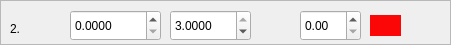
      <widget class="QFrame" name="hot2">
       <property name="geometry">
        <rect>
         <x>0</x>
         <y>104</y>
         <width>451</width>
         <height>45</height>
        </rect>
       </property>
       <property name="frameShape">
        <enum>QFrame::StyledPanel</enum>
       </property>
       <property name="frameShadow">
        <enum>QFrame::Raised</enum>
       </property>
       <widget class="QLabel" name="label_23">
        <property name="geometry">
         <rect>
          <x>10</x>
          <y>20</y>
          <width>21</width>
          <height>17</height>
         </rect>
        </property>
        <property name="text">
         <string>2.</string>
        </property>
       </widget>
       <widget class="QDoubleSpinBox" name="b2">
        <property name="geometry">
         <rect>
          <x>70</x>
          <y>10</y>
          <width>91</width>
          <height>31</height>
         </rect>
        </property>
        <property name="decimals">
         <number>4</number>
        </property>
        <property name="maximum">
         <double>3.000000000000000</double>
        </property>
        <property name="singleStep">
         <double>0.000100000000000</double>
        </property>
       </widget>
       <widget class="QDoubleSpinBox" name="e2">
        <property name="geometry">
         <rect>
          <x>170</x>
          <y>10</y>
          <width>81</width>
          <height>31</height>
         </rect>
        </property>
        <property name="decimals">
         <number>4</number>
        </property>
        <property name="maximum">
         <double>3.000000000000000</double>
        </property>
        <property name="singleStep">
         <double>0.000100000000000</double>
        </property>
        <property name="value">
         <double>3.000000000000000</double>
        </property>
       </widget>
       <widget class="QDoubleSpinBox" name="rate2">
        <property name="geometry">
         <rect>
          <x>300</x>
          <y>10</y>
          <width>61</width>
          <height>31</height>
         </rect>
        </property>
        <property name="maximum">
         <double>1.000000000000000</double>
        </property>
        <property name="singleStep">
         <double>0.010000000000000</double>
        </property>
       </widget>
       <widget class="QGraphicsView" name="ch2">
        <property name="geometry">
         <rect>
          <x>370</x>
          <y>15</y>
          <width>31</width>
          <height>21</height>
         </rect>
        </property>
        <property name="palette">
         <palette>
          <active>
           <colorrole role="WindowText">
            <brush brushstyle="SolidPattern">
             <color alpha="255">
              <red>253</red>
              <green>2</green>
              <blue>2</blue>
             </color>
            </brush>
           </colorrole>
           <colorrole role="Button">
            <brush brushstyle="SolidPattern">
             <color alpha="255">
              <red>253</red>
              <green>6</green>
              <blue>6</blue>
             </color>
            </brush>
           </colorrole>
           <colorrole role="Light">
            <brush brushstyle="SolidPattern">
             <color alpha="255">
              <red>255</red>
              <green>131</green>
              <blue>131</blue>
             </color>
            </brush>
           </colorrole>
           <colorrole role="Midlight">
            <brush brushstyle="SolidPattern">
             <color alpha="255">
              <red>254</red>
              <green>68</green>
              <blue>68</blue>
             </color>
            </brush>
           </colorrole>
           <colorrole role="Dark">
            <brush brushstyle="SolidPattern">
             <color alpha="255">
              <red>126</red>
              <green>3</green>
              <blue>3</blue>
             </color>
            </brush>
           </colorrole>
           <colorrole role="Mid">
            <brush brushstyle="SolidPattern">
             <color alpha="255">
              <red>169</red>
              <green>4</green>
              <blue>4</blue>
             </color>
            </brush>
           </colorrole>
           <colorrole role="Text">
            <brush brushstyle="SolidPattern">
             <color alpha="255">
              <red>0</red>
              <green>0</green>
              <blue>0</blue>
             </color>
            </brush>
           </colorrole>
           <colorrole role="BrightText">
            <brush brushstyle="SolidPattern">
             <color alpha="255">
              <red>255</red>
              <green>255</green>
              <blue>255</blue>
             </color>
            </brush>
           </colorrole>
           <colorrole role="ButtonText">
            <brush brushstyle="SolidPattern">
             <color alpha="255">
              <red>0</red>
              <green>0</green>
              <blue>0</blue>
             </color>
            </brush>
           </colorrole>
           <colorrole role="Base">
            <brush brushstyle="SolidPattern">
             <color alpha="255">
              <red>252</red>
              <green>7</green>
              <blue>7</blue>
             </color>
            </brush>
           </colorrole>
           <colorrole role="Window">
            <brush brushstyle="SolidPattern">
             <color alpha="255">
              <red>253</red>
              <green>6</green>
              <blue>6</blue>
             </color>
            </brush>
           </colorrole>
           <colorrole role="Shadow">
            <brush brushstyle="SolidPattern">
             <color alpha="255">
              <red>253</red>
              <green>2</green>
              <blue>2</blue>
             </color>
            </brush>
           </colorrole>
           <colorrole role="AlternateBase">
            <brush brushstyle="SolidPattern">
             <color alpha="255">
              <red>254</red>
              <green>130</green>
              <blue>130</blue>
             </color>
            </brush>
           </colorrole>
           <colorrole role="ToolTipBase">
            <brush brushstyle="SolidPattern">
             <color alpha="255">
              <red>255</red>
              <green>255</green>
              <blue>220</blue>
             </color>
            </brush>
           </colorrole>
           <colorrole role="ToolTipText">
            <brush brushstyle="SolidPattern">
             <color alpha="255">
              <red>0</red>
              <green>0</green>
              <blue>0</blue>
             </color>
            </brush>
           </colorrole>
          </active>
          <inactive>
           <colorrole role="WindowText">
            <brush brushstyle="SolidPattern">
             <color alpha="255">
              <red>253</red>
              <green>2</green>
              <blue>2</blue>
             </color>
            </brush>
           </colorrole>
           <colorrole role="Button">
            <brush brushstyle="SolidPattern">
             <color alpha="255">
              <red>253</red>
              <green>6</green>
              <blue>6</blue>
             </color>
            </brush>
           </colorrole>
           <colorrole role="Light">
            <brush brushstyle="SolidPattern">
             <color alpha="255">
              <red>255</red>
              <green>131</green>
              <blue>131</blue>
             </color>
            </brush>
           </colorrole>
           <colorrole role="Midlight">
            <brush brushstyle="SolidPattern">
             <color alpha="255">
              <red>254</red>
              <green>68</green>
              <blue>68</blue>
             </color>
            </brush>
           </colorrole>
           <colorrole role="Dark">
            <brush brushstyle="SolidPattern">
             <color alpha="255">
              <red>126</red>
              <green>3</green>
              <blue>3</blue>
             </color>
            </brush>
           </colorrole>
           <colorrole role="Mid">
            <brush brushstyle="SolidPattern">
             <color alpha="255">
              <red>169</red>
              <green>4</green>
              <blue>4</blue>
             </color>
            </brush>
           </colorrole>
           <colorrole role="Text">
            <brush brushstyle="SolidPattern">
             <color alpha="255">
              <red>0</red>
              <green>0</green>
              <blue>0</blue>
             </color>
            </brush>
           </colorrole>
           <colorrole role="BrightText">
            <brush brushstyle="SolidPattern">
             <color alpha="255">
              <red>255</red>
              <green>255</green>
              <blue>255</blue>
             </color>
            </brush>
           </colorrole>
           <colorrole role="ButtonText">
            <brush brushstyle="SolidPattern">
             <color alpha="255">
              <red>0</red>
              <green>0</green>
              <blue>0</blue>
             </color>
            </brush>
           </colorrole>
           <colorrole role="Base">
            <brush brushstyle="SolidPattern">
             <color alpha="255">
              <red>252</red>
              <green>7</green>
              <blue>7</blue>
             </color>
            </brush>
           </colorrole>
           <colorrole role="Window">
            <brush brushstyle="SolidPattern">
             <color alpha="255">
              <red>253</red>
              <green>6</green>
              <blue>6</blue>
             </color>
            </brush>
           </colorrole>
           <colorrole role="Shadow">
            <brush brushstyle="SolidPattern">
             <color alpha="255">
              <red>253</red>
              <green>2</green>
              <blue>2</blue>
             </color>
            </brush>
           </colorrole>
           <colorrole role="AlternateBase">
            <brush brushstyle="SolidPattern">
             <color alpha="255">
              <red>254</red>
              <green>130</green>
              <blue>130</blue>
             </color>
            </brush>
           </colorrole>
           <colorrole role="ToolTipBase">
            <brush brushstyle="SolidPattern">
             <color alpha="255">
              <red>255</red>
              <green>255</green>
              <blue>220</blue>
             </color>
            </brush>
           </colorrole>
           <colorrole role="ToolTipText">
            <brush brushstyle="SolidPattern">
             <color alpha="255">
              <red>0</red>
              <green>0</green>
              <blue>0</blue>
             </color>
            </brush>
           </colorrole>
          </inactive>
          <disabled>
           <colorrole role="WindowText">
            <brush brushstyle="SolidPattern">
             <color alpha="255">
              <red>126</red>
              <green>3</green>
              <blue>3</blue>
             </color>
            </brush>
           </colorrole>
           <colorrole role="Button">
            <brush brushstyle="SolidPattern">
             <color alpha="255">
              <red>253</red>
              <green>6</green>
              <blue>6</blue>
             </color>
            </brush>
           </colorrole>
           <colorrole role="Light">
            <brush brushstyle="SolidPattern">
             <color alpha="255">
              <red>255</red>
              <green>131</green>
              <blue>131</blue>
             </color>
            </brush>
           </colorrole>
           <colorrole role="Midlight">
            <brush brushstyle="SolidPattern">
             <color alpha="255">
              <red>254</red>
              <green>68</green>
              <blue>68</blue>
             </color>
            </brush>
           </colorrole>
           <colorrole role="Dark">
            <brush brushstyle="SolidPattern">
             <color alpha="255">
              <red>126</red>
              <green>3</green>
              <blue>3</blue>
             </color>
            </brush>
           </colorrole>
           <colorrole role="Mid">
            <brush brushstyle="SolidPattern">
             <color alpha="255">
              <red>169</red>
              <green>4</green>
              <blue>4</blue>
             </color>
            </brush>
           </colorrole>
           <colorrole role="Text">
            <brush brushstyle="SolidPattern">
             <color alpha="255">
              <red>126</red>
              <green>3</green>
              <blue>3</blue>
             </color>
            </brush>
           </colorrole>
           <colorrole role="BrightText">
            <brush brushstyle="SolidPattern">
             <color alpha="255">
              <red>255</red>
              <green>255</green>
              <blue>255</blue>
             </color>
            </brush>
           </colorrole>
           <colorrole role="ButtonText">
            <brush brushstyle="SolidPattern">
             <color alpha="255">
              <red>126</red>
              <green>3</green>
              <blue>3</blue>
             </color>
            </brush>
           </colorrole>
           <colorrole role="Base">
            <brush brushstyle="SolidPattern">
             <color alpha="255">
              <red>253</red>
              <green>6</green>
              <blue>6</blue>
             </color>
            </brush>
           </colorrole>
           <colorrole role="Window">
            <brush brushstyle="SolidPattern">
             <color alpha="255">
              <red>253</red>
              <green>6</green>
              <blue>6</blue>
             </color>
            </brush>
           </colorrole>
           <colorrole role="Shadow">
            <brush brushstyle="SolidPattern">
             <color alpha="255">
              <red>253</red>
              <green>2</green>
              <blue>2</blue>
             </color>
            </brush>
           </colorrole>
           <colorrole role="AlternateBase">
            <brush brushstyle="SolidPattern">
             <color alpha="255">
              <red>253</red>
              <green>6</green>
              <blue>6</blue>
             </color>
            </brush>
           </colorrole>
           <colorrole role="ToolTipBase">
            <brush brushstyle="SolidPattern">
             <color alpha="255">
              <red>255</red>
              <green>255</green>
              <blue>220</blue>
             </color>
            </brush>
           </colorrole>
           <colorrole role="ToolTipText">
            <brush brushstyle="SolidPattern">
             <color alpha="255">
              <red>0</red>
              <green>0</green>
              <blue>0</blue>
             </color>
            </brush>
           </colorrole>
          </disabled>
         </palette>
        </property>
        <property name="frameShape">
         <enum>QFrame::NoFrame</enum>
        </property>
       </widget>
      </widget>
